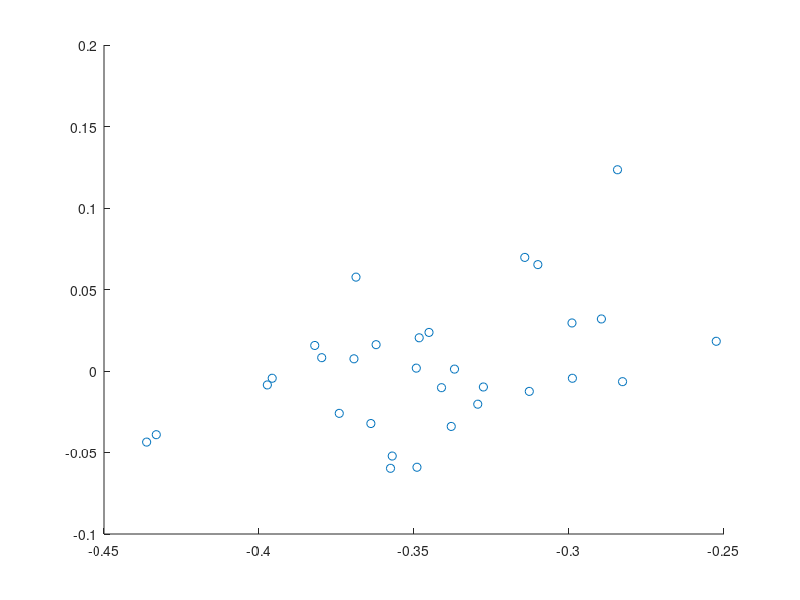

The MATLAB script that drew this image:
papers = [0.148309028855 0.148309028855 0.0176853862861 0.0865653118213 0.0992863791499 0.051504809184 0.0406453614645 0.0819112627986 0.0704312752094 0.0226497052436 0.0 0.0276140242011 0.0511945392491 0.0226497052436 0.0201675457648 0.00806701830593 0.00806701830593 0.0210983555693 0.0 0.00961836798014 0.00558485882718 0.0285448340056 0.0121005274589 0.00496431895749 0.0204778156997 0.0127210673286 0.00868755817561 0.000310269934843 0.000310269934843 0.0 0.0 0.0102389078498 0.00961836798014 0.0152032268073 0.00651566863171 0.00744647843624 0.00341296928328 0.00868755817561 0.00682593856655 0.0108594477195 0.00248215947875 0.00155134967422 0.00186161960906 0.000310269934843 0.0102389078498 0.00310269934843 0.0093080980453 0.000310269934843 0.0102389078498 0.000310269934843 0.000310269934843;...
0.219804134929 0.219804134929 0.0223068552775 0.104461371055 0.0881392818281 0.0593035908596 0.0511425462459 0.0554951033732 0.0511425462459 0.0114254624592 0.0 0.0321001088139 0.038084874864 0.0152339499456 0.0152339499456 0.019042437432 0.00163220892274 0.031556039173 0.0 0.0038084874864 0.00489662676823 0.0136017410229 0.0157780195865 0.000544069640914 0.00816104461371 0.0103373231774 0.00707290533188 0.00163220892274 0.000544069640914 0.0 0.0 0.0108813928183 0.0146898803047 0.0114254624592 0.0 0.0103373231774 0.00435255712731 0.0114254624592 0.0038084874864 0.0076169749728 0.00217627856366 0.00435255712731 0.00544069640914 0.0038084874864 0.00979325353645 0.00870511425462 0.00108813928183 0.000544069640914 0.00652883569097 0.000544069640914 0.0;...
0.21958827199 0.21958827199 0.0124766063631 0.0998128509046 0.0848409232689 0.0767311291329 0.0442919525889 0.0561447286338 0.0492825951341 0.0118527760449 0.0 0.0299438552714 0.0286961946351 0.0155957579538 0.0174672489083 0.0193387398628 0.0 0.0218340611354 0.0 0.00561447286338 0.00499064254523 0.00748596381784 0.0112289457268 0.000623830318153 0.0106051154086 0.0143480973175 0.0180910792265 0.00436681222707 0.00124766063631 0.0 0.0 0.00623830318153 0.0106051154086 0.00436681222707 0.0 0.008109794136 0.00686213349969 0.0274485339988 0.00748596381784 0.0149719276357 0.00623830318153 0.00561447286338 0.00561447286338 0.00187149095446 0.00873362445415 0.00374298190892 0.00124766063631 0.00436681222707 0.008109794136 0.00187149095446 0.0;...
0.17703024125 0.17703024125 0.0115528372409 0.0784913353721 0.109072375127 0.054706082229 0.0570846075433 0.130818892287 0.0373768263677 0.0105334692491 0.0 0.00985389058784 0.0468909276249 0.0159700985389 0.0207271491675 0.0275229357798 0.0 0.0193679918451 0.000339789330615 0.00271831464492 0.00747536527353 0.0207271491675 0.00747536527353 0.0 0.0217465171594 0.0142711518858 0.004417261298 0.0261637784574 0.0 0.0 0.0 0.00815494393476 0.0105334692491 0.004417261298 0.0 0.00577641862046 0.00543662928984 0.0067957866123 0.00407747196738 0.00509683995923 0.00101936799185 0.00169894665308 0.00135915732246 0.00271831464492 0.00951410125722 0.00883452259599 0.00407747196738 0.000339789330615 0.00781515460415 0.0 0.0;...
0.193965517241 0.193965517241 0.00574712643678 0.0603448275862 0.113505747126 0.0905172413793 0.0445402298851 0.132183908046 0.0272988505747 0.0186781609195 0.0 0.00862068965517 0.0344827586207 0.0100574712644 0.0431034482759 0.0158045977011 0.0 0.0100574712644 0.0 0.0014367816092 0.0114942528736 0.0186781609195 0.0158045977011 0.0 0.0129310344828 0.0301724137931 0.0014367816092 0.0186781609195 0.0 0.0 0.0 0.014367816092 0.00287356321839 0.0 0.0 0.00431034482759 0.00574712643678 0.0114942528736 0.0100574712644 0.00431034482759 0.00287356321839 0.00574712643678 0.0 0.00287356321839 0.00431034482759 0.00431034482759 0.0 0.0 0.00718390804598 0.0 0.0;...
0.21500965251 0.21500965251 0.00627413127413 0.0726351351351 0.102316602317 0.0666023166023 0.0359555984556 0.116071428571 0.0296814671815 0.0166505791506 0.0 0.00651544401544 0.0605694980695 0.0173745173745 0.0301640926641 0.020028957529 0.000241312741313 0.019305019305 0.0 0.00410231660232 0.0106177606178 0.0139961389961 0.00916988416988 0.0 0.0241312741313 0.0137548262548 0.00458494208494 0.0328185328185 0.000241312741313 0.0 0.0 0.00796332046332 0.00723938223938 0.000241312741313 0.0 0.00265444015444 0.00579150579151 0.0120656370656 0.00337837837838 0.00458494208494 0.00168918918919 0.00434362934363 0.00168918918919 0.00410231660232 0.00506756756757 0.003861003861 0.000482625482625 0.0 0.00603281853282 0.0 0.0;...
0.193611601019 0.193611601019 0.0146972369195 0.0752498530276 0.102488732118 0.0805408583186 0.0433078581227 0.0970017636684 0.037037037037 0.018616500098 0.0 0.00548696844993 0.042328042328 0.0137174211248 0.0411522633745 0.0205761316872 0.0 0.0180286106212 0.0 0.00195963158926 0.0113658632177 0.0174407211444 0.00685871056241 0.00117577895356 0.0215559474819 0.0197922790515 0.00470311581423 0.0290025475211 0.000195963158926 0.00117577895356 0.000391926317852 0.0109739368999 0.010582010582 0.00274348422497 0.0 0.0045071526553 0.00509504213208 0.0082304526749 0.00509504213208 0.00999412110523 0.00117577895356 0.00215559474819 0.00235155790711 0.00195963158926 0.00274348422497 0.00235155790711 0.0037233000196 0.0 0.00685871056241 0.0 0.0;...
0.218565400844 0.218565400844 0.00654008438819 0.0742616033755 0.114767932489 0.0732067510549 0.0402953586498 0.117932489451 0.0402953586498 0.00970464135021 0.0 0.00400843881857 0.0430379746835 0.0145569620253 0.0225738396624 0.0253164556962 0.00042194092827 0.0215189873418 0.0 0.00253164556962 0.00654008438819 0.014135021097 0.00675105485232 0.00168776371308 0.0198312236287 0.0149789029536 0.00295358649789 0.0335443037975 0.000210970464135 0.000210970464135 0.0 0.00696202531646 0.0105485232068 0.00084388185654 0.000210970464135 0.00611814345992 0.00569620253165 0.00548523206751 0.0035864978903 0.00717299578059 0.00042194092827 0.00253164556962 0.00105485232068 0.00168776371308 0.0035864978903 0.00232067510549 0.00232067510549 0.000210970464135 0.00864978902954 0.0 0.000210970464135;...
0.199018295404 0.199018295404 0.0227576974565 0.0713966979027 0.0874609549308 0.0647032574743 0.0473003123606 0.0963855421687 0.04953145917 0.0142793395805 0.0 0.00981704596162 0.03302097278 0.0209727800089 0.0258813029897 0.0281124497992 0.000446229361892 0.0151717983043 0.0 0.00356983489514 0.0129406514949 0.0187416331995 0.0102632753235 0.0 0.0156180276662 0.0147255689424 0.00937081659973 0.0276662204373 0.000446229361892 0.0 0.000892458723784 0.0102632753235 0.0116019634092 0.00937081659973 0.0 0.0107095046854 0.00401606425703 0.00981704596162 0.0102632753235 0.00669344042838 0.00133868808568 0.000892458723784 0.000892458723784 0.00178491744757 0.00847835787595 0.00223114680946 0.00937081659973 0.0 0.00133868808568 0.000446229361892 0.0;...
0.189774211607 0.189774211607 0.0210860235118 0.0643776824034 0.152827019966 0.0929277850345 0.0572868072402 0.0772532188841 0.029483112521 0.0108229147229 0.0 0.0173539839522 0.0257510729614 0.0171673819742 0.0126889345027 0.0179137898862 0.00186601977981 0.0319089382347 0.0 0.00149281582385 0.00821048703116 0.0126889345027 0.0130621384587 0.00466504944952 0.0225788393357 0.0113827206568 0.00653106922933 0.00167941780183 0.000559805933943 0.0 0.000186601977981 0.0169807799963 0.0151147602165 0.00279902966971 0.00149281582385 0.00858369098712 0.00671767120731 0.00559805933943 0.00261242769173 0.00951670087703 0.00223922373577 0.00205262175779 0.000373203955962 0.000373203955962 0.00167941780183 0.00373203955962 0.00578466131741 0.0 0.0104497107669 0.0 0.000373203955962;...
0.213991769547 0.213991769547 0.0082304526749 0.0699588477366 0.145061728395 0.111111111111 0.0555555555556 0.0905349794239 0.0329218106996 0.0205761316872 0.0 0.00411522633745 0.022633744856 0.00925925925926 0.0236625514403 0.0257201646091 0.0 0.0216049382716 0.0 0.0 0.011316872428 0.0102880658436 0.00308641975309 0.00102880658436 0.0390946502058 0.0102880658436 0.0 0.022633744856 0.0 0.0 0.0 0.0082304526749 0.0082304526749 0.00102880658436 0.0 0.00102880658436 0.00411522633745 0.00308641975309 0.00102880658436 0.00411522633745 0.00308641975309 0.0 0.0 0.0 0.00205761316872 0.0 0.0 0.0 0.011316872428 0.0 0.0;...
0.215100488865 0.215100488865 0.0048886474742 0.0581205866377 0.128191200435 0.0972297664313 0.0483432916893 0.0613796849538 0.0255296034764 0.00923411189571 0.0 0.00217273221076 0.0689842476915 0.00760456273764 0.0162954915807 0.0467137425312 0.0 0.015752308528 0.0 0.00108636610538 0.0108636610538 0.00923411189571 0.00217273221076 0.0 0.0217273221076 0.0315046170559 0.00325909831613 0.0467137425312 0.0 0.0 0.0 0.0103204780011 0.0108636610538 0.0 0.0 0.00651819663227 0.0103204780011 0.00434546442151 0.0 0.00543183052689 0.0 0.000543183052689 0.0 0.00217273221076 0.00434546442151 0.0 0.00162954915807 0.0 0.0103204780011 0.00108636610538 0.0;...
0.155 0.155 0.02 0.06 0.142 0.111 0.051 0.054 0.022 0.01 0.0 0.002 0.07 0.008 0.021 0.038 0.0 0.031 0.0 0.001 0.018 0.009 0.004 0.0 0.018 0.037 0.002 0.04 0.0 0.0 0.0 0.014 0.014 0.007 0.0 0.007 0.018 0.005 0.001 0.001 0.0 0.0 0.0 0.0 0.002 0.0 0.0 0.0 0.007 0.0 0.0;...
0.121676891616 0.121676891616 0.0040899795501 0.0593047034765 0.112474437628 0.191206543967 0.0398773006135 0.0679959100204 0.0347648261759 0.00766871165644 0.0 0.00715746421268 0.0649284253579 0.0127811860941 0.038854805726 0.0424335378323 0.0 0.0148261758691 0.0 0.00153374233129 0.0173824130879 0.00971370143149 0.010736196319 0.0 0.0311860940695 0.019427402863 0.00153374233129 0.0332310838446 0.0 0.000511247443763 0.0 0.0122699386503 0.0040899795501 0.000511247443763 0.0 0.00102249488753 0.00920245398773 0.00153374233129 0.00460122699387 0.00920245398773 0.00204498977505 0.0 0.0 0.00102249488753 0.00357873210634 0.00153374233129 0.0 0.0 0.0040899795501 0.0 0.0;...
0.152202498356 0.152202498356 0.0147928994083 0.0729783037475 0.122945430638 0.14201183432 0.060157790927 0.0815253122945 0.0364891518738 0.0105193951348 0.0 0.0101906640368 0.0378040762656 0.0108481262327 0.0154503616042 0.0332018408941 0.00262984878369 0.0187376725838 0.00131492439185 0.00525969756739 0.0157790927022 0.0161078238001 0.0069033530572 0.00295857988166 0.0285996055227 0.0266272189349 0.00361604207758 0.00657462195924 0.0 0.0 0.0 0.0118343195266 0.00986193293886 0.00197238658777 0.0 0.00525969756739 0.00164365548981 0.00525969756739 0.00230111768573 0.00361604207758 0.000657462195924 0.000986193293886 0.00394477317554 0.000986193293886 0.00328731097962 0.000657462195924 0.00328731097962 0.000328731097962 0.00788954635108 0.0 0.0;...
0.19423929099 0.19423929099 0.00516986706056 0.0516986706056 0.177991137371 0.129985228951 0.0487444608567 0.0797636632201 0.0450516986706 0.0096011816839 0.0 0.00295420974889 0.0147710487445 0.00590841949778 0.0155096011817 0.0450516986706 0.0 0.019940915805 0.0 0.000738552437223 0.00664697193501 0.0177252584934 0.00295420974889 0.0 0.0169867060561 0.0221565731167 0.00443131462334 0.0206794682422 0.0 0.0 0.0 0.00886262924668 0.0125553914328 0.0 0.0 0.000738552437223 0.00886262924668 0.00147710487445 0.00221565731167 0.0162481536189 0.0 0.000738552437223 0.000738552437223 0.0 0.00221565731167 0.000738552437223 0.00147710487445 0.0 0.00443131462334 0.0 0.0;...
0.269779507134 0.269779507134 0.011673151751 0.0752269779507 0.143968871595 0.0869001297017 0.0453955901427 0.094682230869 0.0285343709468 0.0064850843061 0.0 0.0064850843061 0.0168612191958 0.00389105058366 0.0064850843061 0.0311284046693 0.0 0.00518806744488 0.0 0.0 0.0220492866407 0.0246433203632 0.0 0.0 0.0285343709468 0.00907911802853 0.00129701686122 0.0246433203632 0.0 0.0 0.0 0.00259403372244 0.0129701686122 0.0 0.0 0.00129701686122 0.0 0.00129701686122 0.00389105058366 0.0129701686122 0.0 0.0 0.0 0.00389105058366 0.00129701686122 0.0 0.0 0.0 0.0168612191958 0.0 0.0;...
0.184474885845 0.184474885845 0.02100456621 0.0885844748858 0.143378995434 0.0913242009132 0.0511415525114 0.0712328767123 0.0328767123288 0.0109589041096 0.0 0.00730593607306 0.0365296803653 0.0109589041096 0.00730593607306 0.0429223744292 0.0 0.0328767123288 0.0 0.0 0.00730593607306 0.0200913242009 0.00456621004566 0.0 0.0374429223744 0.0146118721461 0.0027397260274 0.0200913242009 0.0 0.0 0.0 0.0146118721461 0.00730593607306 0.0 0.0 0.000913242009132 0.00182648401826 0.00365296803653 0.00182648401826 0.00456621004566 0.000913242009132 0.0027397260274 0.0 0.00365296803653 0.00365296803653 0.00182648401826 0.0 0.0 0.0127853881279 0.0 0.0;...
0.269727403156 0.269727403156 0.0157819225251 0.0588235294118 0.144906743185 0.0918220946915 0.0416068866571 0.077474892396 0.0459110473458 0.0143472022956 0.0 0.00573888091822 0.025824964132 0.00860832137733 0.0172166427547 0.0315638450502 0.0 0.0229555236729 0.0 0.0 0.0272596843615 0.0172166427547 0.00286944045911 0.0 0.0172166427547 0.00717360114778 0.00143472022956 0.00860832137733 0.0 0.0 0.0 0.00430416068867 0.00717360114778 0.00143472022956 0.0 0.00430416068867 0.0 0.0 0.00286944045911 0.00143472022956 0.00143472022956 0.00143472022956 0.0 0.00430416068867 0.0 0.0 0.0 0.0 0.0172166427547 0.0 0.0;...
0.222111801242 0.222111801242 0.016149068323 0.079751552795 0.0546583850932 0.0747826086957 0.0752795031056 0.0419875776398 0.0332919254658 0.00695652173913 0.0 0.0186335403727 0.0382608695652 0.0173913043478 0.0186335403727 0.0228571428571 0.00173913043478 0.0268322981366 0.000248447204969 0.00496894409938 0.00894409937888 0.0151552795031 0.00745341614907 0.000745341614907 0.015900621118 0.0149068322981 0.0124223602484 0.0367701863354 0.000496894409938 0.0109316770186 0.00894409937888 0.0181366459627 0.016149068323 0.00645962732919 0.0 0.00745341614907 0.00844720496894 0.00372670807453 0.00496894409938 0.00670807453416 0.00149068322981 0.00621118012422 0.000496894409938 0.0101863354037 0.0101863354037 0.00173913043478 0.00298136645963 0.000993788819876 0.00621118012422 0.000248447204969 0.0;...
0.175438596491 0.175438596491 0.0181704260652 0.0996240601504 0.062656641604 0.0883458646617 0.0870927318296 0.0488721804511 0.0513784461153 0.00689223057644 0.0 0.015664160401 0.0382205513784 0.016290726817 0.0244360902256 0.0194235588972 0.0 0.0225563909774 0.0 0.00438596491228 0.00689223057644 0.0244360902256 0.0031328320802 0.0 0.0225563909774 0.0169172932331 0.00187969924812 0.0275689223058 0.0 0.00187969924812 0.0 0.0344611528822 0.0338345864662 0.0031328320802 0.0 0.00250626566416 0.00501253132832 0.00814536340852 0.00187969924812 0.0031328320802 0.0 0.0031328320802 0.00187969924812 0.0 0.00501253132832 0.0 0.00125313283208 0.00062656641604 0.0112781954887 0.0 0.0;...
0.19373776908 0.19373776908 0.0318003913894 0.100293542074 0.0533268101761 0.107632093933 0.0900195694716 0.0376712328767 0.0288649706458 0.00391389432485 0.0 0.0278864970646 0.0352250489237 0.00831702544031 0.0283757338552 0.0288649706458 0.0 0.0146771037182 0.0 0.000489236790607 0.00538160469667 0.013698630137 0.00489236790607 0.000978473581213 0.00831702544031 0.0122309197652 0.000978473581213 0.0117416829746 0.0 0.0210371819961 0.00831702544031 0.0376712328767 0.0229941291585 0.00636007827789 0.0 0.00636007827789 0.00587084148728 0.00391389432485 0.00244618395303 0.0073385518591 0.00244618395303 0.00146771037182 0.000978473581213 0.0 0.00440313111546 0.00782778864971 0.00146771037182 0.0 0.00978473581213 0.0 0.0;...
0.169172932331 0.169172932331 0.0187969924812 0.0676691729323 0.0902255639098 0.0751879699248 0.093984962406 0.0451127819549 0.015037593985 0.015037593985 0.0 0.0187969924812 0.015037593985 0.015037593985 0.0375939849624 0.0225563909774 0.015037593985 0.0300751879699 0.00375939849624 0.0 0.0225563909774 0.00751879699248 0.0112781954887 0.0263157894737 0.0225563909774 0.015037593985 0.00751879699248 0.0 0.0 0.00375939849624 0.00375939849624 0.00375939849624 0.0187969924812 0.00751879699248 0.0 0.0225563909774 0.0112781954887 0.00375939849624 0.00375939849624 0.00751879699248 0.00751879699248 0.00375939849624 0.00375939849624 0.00751879699248 0.00375939849624 0.00375939849624 0.00375939849624 0.0 0.0187969924812 0.0 0.0;...
0.123209169054 0.123209169054 0.0372492836676 0.106017191977 0.100286532951 0.0573065902579 0.0687679083095 0.0343839541547 0.0401146131805 0.0200573065903 0.0 0.00859598853868 0.0458452722063 0.0114613180516 0.0143266475645 0.0143266475645 0.0 0.0343839541547 0.0 0.0114613180516 0.025787965616 0.0200573065903 0.0114613180516 0.0 0.00859598853868 0.00573065902579 0.00573065902579 0.0143266475645 0.0 0.0 0.0 0.0343839541547 0.00859598853868 0.0143266475645 0.00859598853868 0.0200573065903 0.0200573065903 0.00573065902579 0.0114613180516 0.0143266475645 0.0 0.00573065902579 0.00286532951289 0.00286532951289 0.00573065902579 0.00573065902579 0.00859598853868 0.0 0.00573065902579 0.00573065902579 0.0;...
0.191387559809 0.191387559809 0.00956937799043 0.0622009569378 0.138755980861 0.0789473684211 0.0622009569378 0.0478468899522 0.0502392344498 0.0143540669856 0.0 0.0143540669856 0.0215311004785 0.0143540669856 0.0239234449761 0.0167464114833 0.00478468899522 0.0167464114833 0.0 0.0 0.0143540669856 0.0191387559809 0.00478468899522 0.00717703349282 0.00956937799043 0.011961722488 0.00478468899522 0.011961722488 0.0 0.0 0.0 0.011961722488 0.0167464114833 0.00717703349282 0.0167464114833 0.00956937799043 0.00956937799043 0.00478468899522 0.00717703349282 0.00956937799043 0.00478468899522 0.00717703349282 0.00478468899522 0.00956937799043 0.00239234449761 0.00717703349282 0.00239234449761 0.00239234449761 0.0143540669856 0.0 0.0;...
0.140672782875 0.140672782875 0.0183486238532 0.0703363914373 0.119266055046 0.0733944954128 0.119266055046 0.0795107033639 0.0366972477064 0.0183486238532 0.0 0.0183486238532 0.0366972477064 0.0152905198777 0.00611620795107 0.00917431192661 0.00305810397554 0.0305810397554 0.00305810397554 0.0 0.0122324159021 0.00917431192661 0.00917431192661 0.00611620795107 0.00611620795107 0.0122324159021 0.0152905198777 0.0122324159021 0.0 0.0 0.0 0.0244648318043 0.0275229357798 0.00305810397554 0.0 0.0 0.00305810397554 0.00611620795107 0.00611620795107 0.00305810397554 0.0 0.0 0.00305810397554 0.0122324159021 0.00611620795107 0.0 0.00917431192661 0.00305810397554 0.0122324159021 0.0 0.0;...
0.158081705151 0.158081705151 0.0142095914742 0.044404973357 0.122557726465 0.0852575488455 0.0923623445826 0.0497335701599 0.0532859680284 0.0106571936057 0.0 0.0266429840142 0.0337477797513 0.00532859680284 0.0142095914742 0.0266429840142 0.0177619893428 0.0284191829485 0.00532859680284 0.0 0.0088809946714 0.0106571936057 0.0213143872114 0.0142095914742 0.0159857904085 0.01243339254 0.00177619893428 0.00710479573712 0.00177619893428 0.00177619893428 0.00177619893428 0.0142095914742 0.0088809946714 0.0088809946714 0.0142095914742 0.00532859680284 0.0088809946714 0.00177619893428 0.00355239786856 0.00177619893428 0.00355239786856 0.00177619893428 0.00177619893428 0.00177619893428 0.0 0.0106571936057 0.0177619893428 0.0 0.00532859680284 0.00177619893428 0.00177619893428;...
0.219879518072 0.219879518072 0.0271084337349 0.0722891566265 0.144578313253 0.120481927711 0.0481927710843 0.0512048192771 0.0361445783133 0.00602409638554 0.0 0.00301204819277 0.0120481927711 0.00903614457831 0.0150602409639 0.0120481927711 0.00301204819277 0.0361445783133 0.0 0.0 0.0180722891566 0.00903614457831 0.00903614457831 0.0 0.0150602409639 0.00602409638554 0.00301204819277 0.0150602409639 0.0 0.0 0.0 0.00602409638554 0.0210843373494 0.0180722891566 0.0 0.00903614457831 0.00903614457831 0.0 0.00602409638554 0.00903614457831 0.00602409638554 0.00602409638554 0.00602409638554 0.0 0.0 0.00301204819277 0.0 0.0 0.00903614457831 0.0 0.0;...
0.199191685912 0.199191685912 0.013856812933 0.0767898383372 0.131062355658 0.0998845265589 0.074480369515 0.087182448037 0.0225173210162 0.00692840646651 0.0 0.00635103926097 0.0357967667436 0.0121247113164 0.0155889145497 0.0352193995381 0.0 0.0277136258661 0.0 0.00115473441109 0.0230946882217 0.0178983833718 0.00461893764434 0.0 0.0242494226328 0.0242494226328 0.00173210161663 0.00635103926097 0.0 0.0 0.0 0.013856812933 0.0144341801386 0.000577367205543 0.0 0.00519630484988 0.00115473441109 0.00115473441109 0.0 0.00173210161663 0.00115473441109 0.0 0.0 0.00346420323326 0.00173210161663 0.00173210161663 0.0 0.0 0.00577367205543 0.0 0.0;...
0.229714285714 0.229714285714 0.012 0.0542857142857 0.150857142857 0.0948571428571 0.0588571428571 0.0931428571429 0.0491428571429 0.008 0.0 0.00857142857143 0.0274285714286 0.00971428571429 0.0268571428571 0.0154285714286 0.00114285714286 0.0171428571429 0.0 0.00285714285714 0.0131428571429 0.0177142857143 0.00628571428571 0.000571428571429 0.0297142857143 0.0148571428571 0.00114285714286 0.0 0.0 0.0 0.0 0.00742857142857 0.00628571428571 0.00114285714286 0.0 0.00342857142857 0.00171428571429 0.00114285714286 0.00342857142857 0.00628571428571 0.000571428571429 0.00228571428571 0.00114285714286 0.00171428571429 0.00171428571429 0.000571428571429 0.00228571428571 0.0 0.0142857142857 0.00114285714286 0.0;...
0.231559854897 0.231559854897 0.00906892382104 0.0610640870617 0.12938331318 0.102176541717 0.0616686819831 0.112454655381 0.0332527206771 0.0120918984281 0.0 0.00241837968561 0.0235792019347 0.0102781136638 0.0163240628779 0.0302297460701 0.0 0.0211608222491 0.0 0.00241837968561 0.0199516324063 0.0126964933495 0.00544135429262 0.0 0.0253929866989 0.0145102781137 0.00483675937122 0.00785973397823 0.0 0.0 0.0 0.00906892382104 0.00785973397823 0.0 0.0 0.00483675937122 0.00423216444982 0.00241837968561 0.00120918984281 0.00483675937122 0.0 0.000604594921403 0.0 0.00120918984281 0.00181378476421 0.000604594921403 0.0 0.0 0.0114873035067 0.0 0.0;...
];

[U,S,V] = svd(papers)

paperplots = papers*V

x = paperplots(:,1)
y = paperplots(:,2)

scatter(x,y)
